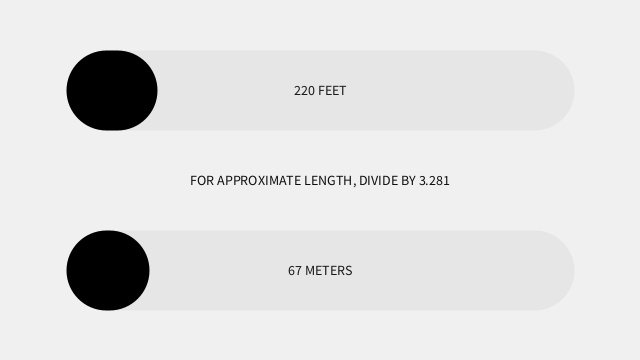
Frame 1 (no input)
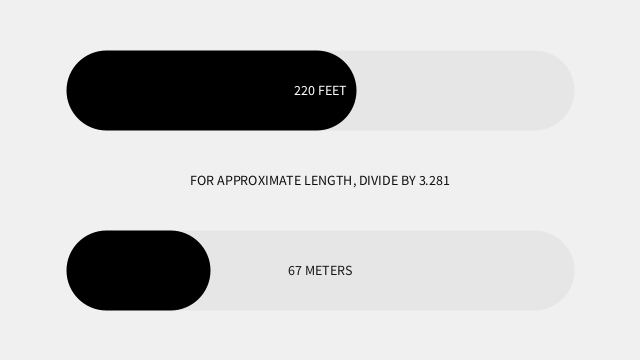
Frame 60 (the mouse pressed at the canvas centre just before this capture)
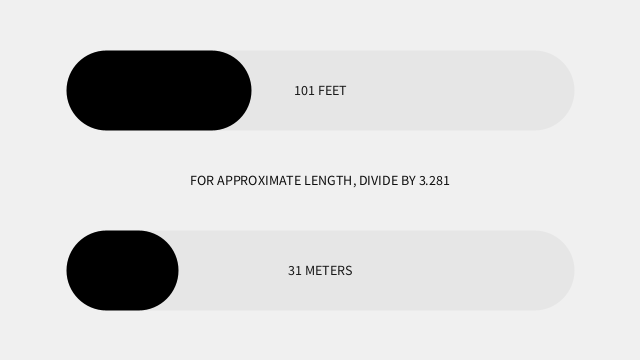
Frame 120 (the mouse held since frame 60 and released just before this capture)

The Processing sketch that drew these frames (run headless with seeded random() and noise(); from frame 60 on, the mouse is pressed at the canvas centre):

// Processing sketch: conversion_function
// ── conversion_function.pde
// Conversion Function
// The Coding Train / Daniel Shiffman
// Processing Intro Series

float measurement, footLength, meterLength;
float minNum = 20; //min measurement
float maxNum = 330; //max measurement

void setup() {
  size(640, 360);
  pixelDensity(2);
  measurement = selectNum();
}

void mousePressed() {
  measurement = selectNum();
}

void draw() {
  background(240);
  //Position of lines
  float x1 = width/6;
  float x2 = width - width/6;
  float footLineY = height/4; //top line
  float meterLineY = height - height/4; //bottom line

  strokeWeight(80);
  /*blendMode() blends the pixels in the display window according to a defined mode.
   blendMode(BLEND) is the default. */

  //Gray lines
  blendMode(BLEND);
  stroke(230);
  line(x1, footLineY, x2, footLineY);
  line(x1, meterLineY, x2, meterLineY);

  //Black lines (update with every new measurement)
  stroke(0);

  /*lerp() calculates a number between two numbers at a specific increment.
   It is convenient for creating motion along a straight path.
   Try un-commenting the alternative to see how the line length changes from
   a gradual motion to instantaneous update.*/
  footLength = lerp(footLength, measurement, 0.05);
  meterLength = lerp(meterLength, footToMeter(measurement), 0.05);

  //----ALTERNATIVE-----
  //footLength = measurement;
  //meterLength = footToMeter(measurement);

  line(x1, footLineY, x1 + footLength, footLineY);
  line(x1, meterLineY, x1 + meterLength, meterLineY);



  textSize(14);
  fill(255);
  /*blendMode(DIFFERENCE) subtracts colors from the underlying image/shape so
   when the black line is over the text, the text is white. Otherwise,
   the text is black (legibility). */
  blendMode(DIFFERENCE);
  textAlign(CENTER, CENTER);

  //Use the round() function to round to the nearest foot/meter.
  text(round(footToMeter(measurement)) + " METERS", width/2, meterLineY);
  text(round(measurement) + " FEET", width/2, footLineY);
  text("FOR APPROXIMATE LENGTH, DIVIDE BY 3.281", width/2, height/2);
}

float selectNum() {
  return (random(minNum, maxNum));
}

float footToMeter(float ft) {
  return ft/3.281;
}
